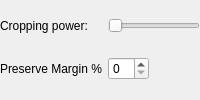
     <widget class="QWidget" name="croppingWidget" native="true">
      <property name="visible">
       <bool>false</bool>
      </property>
      <layout class="QGridLayout" name="gridLayout_5">
       <property name="leftMargin">
        <number>0</number>
       </property>
       <property name="topMargin">
        <number>0</number>
       </property>
       <property name="rightMargin">
        <number>0</number>
       </property>
       <property name="bottomMargin">
        <number>0</number>
       </property>
       <item row="0" column="1">
        <widget class="QSlider" name="croppingPowerSlider">
         <property name="maximum">
          <number>300</number>
         </property>
         <property name="singleStep">
          <number>1</number>
         </property>
         <property name="orientation">
          <enum>Qt::Orientation::Horizontal</enum>
         </property>
        </widget>
       </item>
       <item row="1" column="1">
        <widget class="QSpinBox" name="preserveMarginBox">
         <property name="sizePolicy">
          <sizepolicy hsizetype="Fixed" vsizetype="Fixed">
           <horstretch>0</horstretch>
           <verstretch>0</verstretch>
          </sizepolicy>
         </property>
         <property name="maximum">
          <number>99</number>
         </property>
         <property name="singleStep">
          <number>5</number>
         </property>
         <property name="value">
          <number>0</number>
         </property>
        </widget>
       </item>
       <item row="1" column="0">
        <widget class="QLabel" name="preserveMarginLabel">
         <property name="toolTip">
          <string>&lt;html&gt;&lt;head/&gt;&lt;body&gt;&lt;p&gt;After calculating the cropping boundaries, &amp;quot;back up&amp;quot; a specified percentage amount.&lt;/p&gt;&lt;/body&gt;&lt;/html&gt;</string>
         </property>
         <property name="text">
          <string>Preserve Margin %</string>
         </property>
        </widget>
       </item>
       <item row="0" column="0">
        <widget class="QLabel" name="croppingPowerLabel">
         <property name="text">
          <string>Cropping power:</string>
         </property>
        </widget>
       </item>
      </layout>
     </widget>
